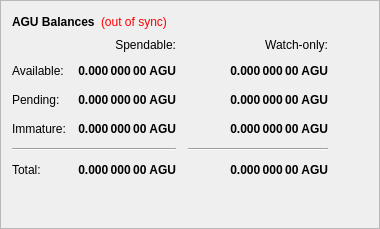
        <widget class="QFrame" name="frame">
         <property name="frameShape">
          <enum>QFrame::StyledPanel</enum>
         </property>
         <property name="frameShadow">
          <enum>QFrame::Raised</enum>
         </property>
         <layout class="QVBoxLayout" name="verticalLayout_4">
          <item>
           <layout class="QHBoxLayout" name="horizontalLayout_4">
            <item>
             <widget class="QLabel" name="label_5">
              <property name="font">
               <font>
                <weight>75</weight>
                <bold>true</bold>
               </font>
              </property>
              <property name="text">
               <string>AGU Balances</string>
              </property>
             </widget>
            </item>
            <item>
             <widget class="QLabel" name="labelWalletStatus">
              <property name="cursor">
               <cursorShape>WhatsThisCursor</cursorShape>
              </property>
              <property name="toolTip">
               <string>The displayed information may be out of date. Your wallet automatically synchronizes with the Agoutiold network after a connection is established, but this process has not completed yet.</string>
              </property>
              <property name="styleSheet">
               <string notr="true">QLabel { color: red; }</string>
              </property>
              <property name="text">
               <string notr="true">(out of sync)</string>
              </property>
              <property name="alignment">
               <set>Qt::AlignLeading|Qt::AlignLeft|Qt::AlignVCenter</set>
              </property>
             </widget>
            </item>
            <item>
             <spacer name="horizontalSpacer_3">
              <property name="orientation">
               <enum>Qt::Horizontal</enum>
              </property>
              <property name="sizeHint" stdset="0">
               <size>
                <width>40</width>
                <height>20</height>
               </size>
              </property>
             </spacer>
            </item>
           </layout>
          </item>
          <item>
           <layout class="QGridLayout" name="gridLayout">
            <property name="spacing">
             <number>12</number>
            </property>
            <item row="2" column="2">
             <widget class="QLabel" name="labelWatchPending">
              <property name="font">
               <font>
                <weight>75</weight>
                <bold>true</bold>
               </font>
              </property>
              <property name="cursor">
               <cursorShape>IBeamCursor</cursorShape>
              </property>
              <property name="toolTip">
               <string>Unconfirmed transactions to watch-only addresses</string>
              </property>
              <property name="text">
               <string notr="true">0.000 000 00 AGU</string>
              </property>
              <property name="alignment">
               <set>Qt::AlignRight|Qt::AlignTrailing|Qt::AlignVCenter</set>
              </property>
              <property name="textInteractionFlags">
               <set>Qt::LinksAccessibleByMouse|Qt::TextSelectableByKeyboard|Qt::TextSelectableByMouse</set>
              </property>
             </widget>
            </item>
            <item row="2" column="1">
             <widget class="QLabel" name="labelUnconfirmed">
              <property name="font">
               <font>
                <weight>75</weight>
                <bold>true</bold>
               </font>
              </property>
              <property name="cursor">
               <cursorShape>IBeamCursor</cursorShape>
              </property>
              <property name="toolTip">
               <string>Total of transactions that have yet to be confirmed, and do not yet count toward the spendable balance</string>
              </property>
              <property name="text">
               <string notr="true">0.000 000 00 AGU</string>
              </property>
              <property name="alignment">
               <set>Qt::AlignRight|Qt::AlignTrailing|Qt::AlignVCenter</set>
              </property>
              <property name="textInteractionFlags">
               <set>Qt::LinksAccessibleByMouse|Qt::TextSelectableByKeyboard|Qt::TextSelectableByMouse</set>
              </property>
             </widget>
            </item>
            <item row="3" column="2">
             <widget class="QLabel" name="labelWatchImmature">
              <property name="font">
               <font>
                <weight>75</weight>
                <bold>true</bold>
               </font>
              </property>
              <property name="cursor">
               <cursorShape>IBeamCursor</cursorShape>
              </property>
              <property name="toolTip">
               <string>Staked or masternode rewards in watch-only addresses that has not yet matured</string>
              </property>
              <property name="text">
               <string notr="true">0.000 000 00 AGU</string>
              </property>
              <property name="alignment">
               <set>Qt::AlignRight|Qt::AlignTrailing|Qt::AlignVCenter</set>
              </property>
              <property name="textInteractionFlags">
               <set>Qt::LinksAccessibleByMouse|Qt::TextSelectableByKeyboard|Qt::TextSelectableByMouse</set>
              </property>
             </widget>
            </item>
            <item row="4" column="0" colspan="2">
             <widget class="Line" name="lineSpendableBalance">
              <property name="orientation">
               <enum>Qt::Horizontal</enum>
              </property>
             </widget>
            </item>
            <item row="4" column="2">
             <widget class="Line" name="lineWatchBalance">
              <property name="sizePolicy">
               <sizepolicy hsizetype="Preferred" vsizetype="Fixed">
                <horstretch>0</horstretch>
                <verstretch>0</verstretch>
               </sizepolicy>
              </property>
              <property name="minimumSize">
               <size>
                <width>140</width>
                <height>0</height>
               </size>
              </property>
              <property name="orientation">
               <enum>Qt::Horizontal</enum>
              </property>
             </widget>
            </item>
            <item row="5" column="0">
             <widget class="QLabel" name="labelTotalText">
              <property name="text">
               <string>Total:</string>
              </property>
             </widget>
            </item>
            <item row="3" column="1">
             <widget class="QLabel" name="labelImmature">
              <property name="font">
               <font>
                <weight>75</weight>
                <bold>true</bold>
               </font>
              </property>
              <property name="cursor">
               <cursorShape>IBeamCursor</cursorShape>
              </property>
              <property name="toolTip">
               <string>Staked or masternode rewards that has not yet matured</string>
              </property>
              <property name="text">
               <string notr="true">0.000 000 00 AGU</string>
              </property>
              <property name="alignment">
               <set>Qt::AlignRight|Qt::AlignTrailing|Qt::AlignVCenter</set>
              </property>
              <property name="textInteractionFlags">
               <set>Qt::LinksAccessibleByMouse|Qt::TextSelectableByKeyboard|Qt::TextSelectableByMouse</set>
              </property>
             </widget>
            </item>
            <item row="2" column="3">
             <spacer name="horizontalSpacer_2">
              <property name="orientation">
               <enum>Qt::Horizontal</enum>
              </property>
              <property name="sizeHint" stdset="0">
               <size>
                <width>40</width>
                <height>20</height>
               </size>
              </property>
             </spacer>
            </item>
            <item row="3" column="0">
             <widget class="QLabel" name="labelImmatureText">
              <property name="text">
               <string>Immature:</string>
              </property>
             </widget>
            </item>
            <item row="5" column="1">
             <widget class="QLabel" name="labelTotal">
              <property name="font">
               <font>
                <weight>75</weight>
                <bold>true</bold>
               </font>
              </property>
              <property name="cursor">
               <cursorShape>IBeamCursor</cursorShape>
              </property>
              <property name="toolTip">
               <string>Your current total balance</string>
              </property>
              <property name="text">
               <string notr="true">0.000 000 00 AGU</string>
              </property>
              <property name="alignment">
               <set>Qt::AlignRight|Qt::AlignTrailing|Qt::AlignVCenter</set>
              </property>
              <property name="textInteractionFlags">
               <set>Qt::LinksAccessibleByMouse|Qt::TextSelectableByKeyboard|Qt::TextSelectableByMouse</set>
              </property>
             </widget>
            </item>
            <item row="5" column="2">
             <widget class="QLabel" name="labelWatchTotal">
              <property name="font">
               <font>
                <weight>75</weight>
                <bold>true</bold>
               </font>
              </property>
              <property name="cursor">
               <cursorShape>IBeamCursor</cursorShape>
              </property>
              <property name="toolTip">
               <string>Current total balance in watch-only addresses</string>
              </property>
              <property name="text">
               <string notr="true">0.000 000 00 AGU</string>
              </property>
              <property name="alignment">
               <set>Qt::AlignRight|Qt::AlignTrailing|Qt::AlignVCenter</set>
              </property>
              <property name="textInteractionFlags">
               <set>Qt::LinksAccessibleByMouse|Qt::TextSelectableByKeyboard|Qt::TextSelectableByMouse</set>
              </property>
             </widget>
            </item>
            <item row="0" column="2">
             <widget class="QLabel" name="labelWatchonly">
              <property name="text">
               <string>Watch-only:</string>
              </property>
              <property name="alignment">
               <set>Qt::AlignRight|Qt::AlignTrailing|Qt::AlignVCenter</set>
              </property>
             </widget>
            </item>
            <item row="1" column="0">
             <widget class="QLabel" name="labelBalanceText">
              <property name="text">
               <string>Available:</string>
              </property>
             </widget>
            </item>
            <item row="1" column="1">
             <widget class="QLabel" name="labelBalance">
              <property name="font">
               <font>
                <weight>75</weight>
                <bold>true</bold>
               </font>
              </property>
              <property name="cursor">
               <cursorShape>IBeamCursor</cursorShape>
              </property>
              <property name="toolTip">
               <string>Your current spendable balance</string>
              </property>
              <property name="text">
               <string notr="true">0.000 000 00 AGU</string>
              </property>
              <property name="alignment">
               <set>Qt::AlignRight|Qt::AlignTrailing|Qt::AlignVCenter</set>
              </property>
              <property name="textInteractionFlags">
               <set>Qt::LinksAccessibleByMouse|Qt::TextSelectableByKeyboard|Qt::TextSelectableByMouse</set>
              </property>
             </widget>
            </item>
            <item row="1" column="2">
             <widget class="QLabel" name="labelWatchAvailable">
              <property name="font">
               <font>
                <weight>75</weight>
                <bold>true</bold>
               </font>
              </property>
              <property name="cursor">
               <cursorShape>IBeamCursor</cursorShape>
              </property>
              <property name="toolTip">
               <string>Your current balance in watch-only addresses</string>
              </property>
              <property name="text">
               <string notr="true">0.000 000 00 AGU</string>
              </property>
              <property name="alignment">
               <set>Qt::AlignRight|Qt::AlignTrailing|Qt::AlignVCenter</set>
              </property>
              <property name="textInteractionFlags">
               <set>Qt::LinksAccessibleByMouse|Qt::TextSelectableByKeyboard|Qt::TextSelectableByMouse</set>
              </property>
             </widget>
            </item>
            <item row="2" column="0">
             <widget class="QLabel" name="labelPendingText">
              <property name="text">
               <string>Pending:</string>
              </property>
             </widget>
            </item>
            <item row="0" column="1">
             <widget class="QLabel" name="labelSpendable">
              <property name="text">
               <string>Spendable:</string>
              </property>
              <property name="alignment">
               <set>Qt::AlignRight|Qt::AlignTrailing|Qt::AlignVCenter</set>
              </property>
             </widget>
            </item>
           </layout>
          </item>
          <item>
           <spacer name="verticalSpacer_4">
            <property name="orientation">
             <enum>Qt::Vertical</enum>
            </property>
            <property name="sizeHint" stdset="0">
             <size>
              <width>20</width>
              <height>40</height>
             </size>
            </property>
           </spacer>
          </item>
         </layout>
        </widget>
